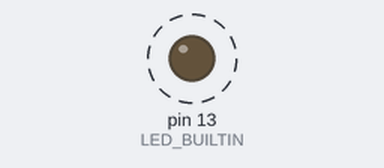
The sketch below on a simulated Arduino Uno, built with avr-gcc and run on an emulated ATmega328P. Parts: output pins drawn as LEDs (lit = HIGH). Dashed ring = blinking.

Above: at 0.5 s.
Timing chart, 0 to 4.6 s (numbered marks = the images above):
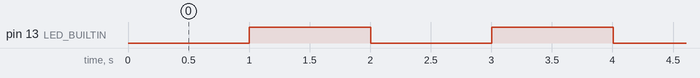

Measured:
- by itself, pin 13 (LED_BUILTIN): alternates HIGH for 1.0 s and LOW for 1.0 s

The sketch:

MultiTask.ino
```cpp
unsigned long ms_from_start =0;
unsigned long ms_previous_read_LED1 = 0;
unsigned long LED1_interval=1000;
unsigned long Medi=0;
int count = 0;

int LED1_state=0;

void setup() {
  Serial.begin(9600);
  pinMode(LED_BUILTIN, OUTPUT);
}

void loop() {
  ms_from_start = millis();
  Medi += ms_from_start;
  count++;
  if (count == 3){

  }
  if (ms_from_start-ms_previous_read_LED1>LED1_interval){
    ms_previous_read_LED1=ms_from_start;
    if (LED1_state==0) LED1_state=1; else LED1_state=0;
    digitalWrite(LED_BUILTIN,LED1_state);
  }
}
```
